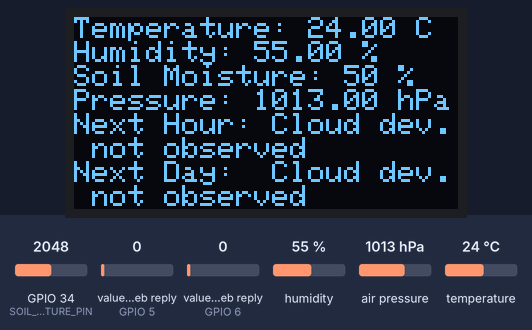
Bench run of a sketch on a simulated ESP32. Shown: 128×64 one-colour display. The inputs (shaded band) are chosen by the test bench; at power-on: GPIO 34 (SOIL_MOISTURE_PIN) = 2048, value in the web reply (sensors on GPIO 5, GPIO 6) 0, humidity 55 %, air pressure 1013 hPa, temperature 24 °C. WiFi joins after 1.5 s; servers stay silent unless stated; web services answer with replies made up by the test bench; what the sketch prints to the serial monitor is not drawn.

Above: at 2.5 s.

The sketch:

Weather_Forecasting_station.ino
```cpp
#include <WiFi.h>
#include <DHT.h>
#include <ThingSpeak.h>
#include <Adafruit_BMP280.h>
#include <Adafruit_SSD1306.h>

// Replace with your WiFi credentials
const char* ssid = "";
const char* password = "";

// Replace with your ThingSpeak Channel ID and Write API Key
unsigned long channelID = 123456;
const char* readAPIKey = "";
const char* writeAPIKey = "";

#define DHTPIN 19     // Digital pin connected to the DHT sensor
#define DHTTYPE DHT22   // DHT 22 (AM2302)
DHT dht(DHTPIN, DHTTYPE);

#define SOIL_MOISTURE_PIN 34  // Analog pin connected to the soil moisture sensor
#define SOIL_MOISTURE_MIN 0   // Minimum analog value for dry soil
#define SOIL_MOISTURE_MAX 4095  // Maximum analog value for wet soil

Adafruit_BMP280 bmp; // I2C
#define SCREEN_WIDTH 128 // OLED display width, in pixels
#define SCREEN_HEIGHT 64 // OLED display height, in pixels
Adafruit_SSD1306 display(SCREEN_WIDTH, SCREEN_HEIGHT, &Wire, -1);

WiFiClient client;

// Function to get WMO code description (using switch-case)
String getWmoDescription(int wmoCode) {
  switch (wmoCode) {
    case 0: return "Cloud dev. not observed";
    case 1: return "Clouds dissolving";
    case 2: return "State of sky unchanged";
    case 3: return "Clouds forming";
    case 51: return "Cont. drizzle (slight)";
    case 53: return "Cont. drizzle (moderate)";
    case 55: return "Cont. drizzle (heavy)";
    case 61: return "Cont. rain (slight)";
    case 63: return "Cont. rain (moderate)";
    case 65: return "Cont. rain (heavy)";
    default: return "Unknown code";
  }
}

void setup() {
  Serial.begin(115200);
  dht.begin();

  if (!bmp.begin(0x76)) { // Initialize the BMP280 sensor
    Serial.println("Could not find a valid BMP280 sensor, check wiring!");
    while (1);
  }

  if(!display.begin(SSD1306_SWITCHCAPVCC, 0x3C)) { // Initialize the OLED display
    Serial.println(F("SSD1306 allocation failed"));
    for(;;); // Don't proceed, loop forever
  }
  display.clearDisplay();

  WiFi.begin(ssid, password);
  while (WiFi.status() != WL_CONNECTED) {
    delay(500);
    Serial.print(".");
  }
  Serial.println("");
  Serial.println("WiFi connected");
  ThingSpeak.begin(client);
}

void loop() {
  float temperature = dht.readTemperature();
  float humidity = dht.readHumidity();
  int soilMoistureRaw = analogRead(SOIL_MOISTURE_PIN);
  int soilMoisture = map(soilMoistureRaw, SOIL_MOISTURE_MIN, SOIL_MOISTURE_MAX, 100, 0); // Map raw value to percentage
  float pressure = bmp.readPressure() / 100.0F; // Get pressure in hPa

  if (isnan(temperature) || isnan(humidity)) {
    Serial.println("Failed to read from DHT sensor!");
  } else {
    Serial.print("Temperature: ");
    Serial.print(temperature);
    Serial.print(" °C, Humidity: ");
    Serial.print(humidity);
    Serial.print(" %, Soil Moisture: ");
    Serial.print(soilMoisture);
    Serial.print(" %, Pressure: ");
    Serial.print(pressure);
    Serial.println(" hPa");

    // Set the fields with the values
    ThingSpeak.setField(1, temperature);
    ThingSpeak.setField(2, humidity);
    ThingSpeak.setField(4, soilMoisture);
    ThingSpeak.setField(3, pressure);

    // Write to the ThingSpeak channel
    int statusCode = ThingSpeak.writeFields(channelID, writeAPIKey);
    if (statusCode == 200) {
      Serial.println("Channel update successful");
    } else {
      Serial.println("Problem updating channel. HTTP error code " + String(statusCode));
    }

    long nextHourCode = ThingSpeak.readLongField(channelID, 5, readAPIKey);
    long nextDayCode = ThingSpeak.readLongField(channelID, 6, readAPIKey);

    if (nextHourCode != -1 && nextDayCode != -1) {
    String nextHourDescription = getWmoDescription(nextHourCode);
    String nextDayDescription = getWmoDescription(nextDayCode);

    // Display on OLED (with better arrangement)
    display.clearDisplay();
    display.setTextSize(1);
    display.setTextColor(WHITE);

    // Sensor Readings (Top Half)
    display.setCursor(0, 0);
    display.println("Temperature: " + String(temperature) + " C");
    display.println("Humidity: " + String(humidity) + " %");
    display.println("Soil Moisture: " + String(soilMoisture) + " %");
    display.println("Pressure: " + String(pressure) + " hPa");

    // Predictions (Bottom Half)
    display.setCursor(0, 32);  // Move cursor to the middle vertically
    display.println("Next Hour: " + nextHourDescription);
    display.println("Next Day:  " + nextDayDescription); // Added extra space for alignment
  } else {
    // Handle read errors
    display.clearDisplay();
    display.println("Error reading forecast");
  }

  display.display();

}


  delay(60000);  // Wait 60 seconds before the next reading
}
```
